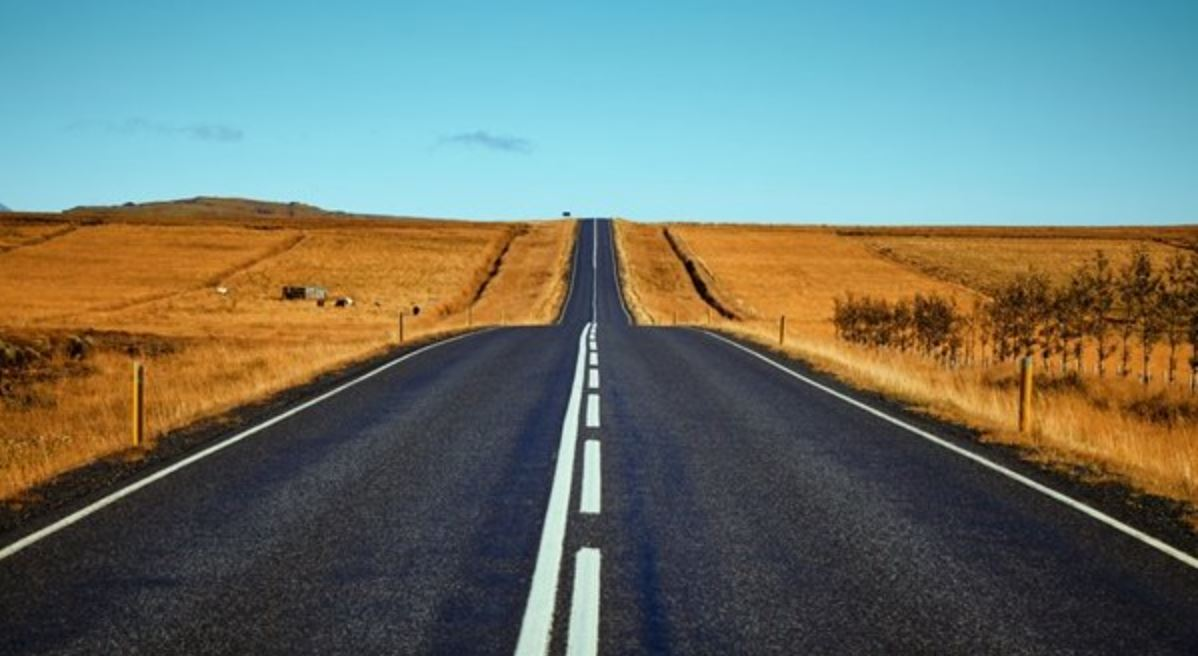
#> input picture Advanced Edge Detection and Transformation/road lane.jpg, 1198 x 656 px
$ jupyter execute Hough_Transform.ipynb
#> lines starting #> are read from the running program, lines starting #| are printed output that depends on the picture; after the words box and inside, x2 and y2 are one past the last pixel; in counts of white or black regions, pixels touching at a corner belong together
[cell 1]
import cv2
import numpy as np
# Hough Transform for lane detection


#function to convert read image
def read_image(image_path):
    """This function reads any image from a given path"""
#> called with image_path = 'road lane.jpg'
    image = cv2.imread(image_path)
#> image is the input picture: shape (656, 1198, 3); mean B, G, R 108.2, 117.9, 107.9
    return image

#function to convert BGR image to Gray
def gray_scale(image):
    converted_image = cv2.cvtColor(image,cv2.COLOR_BGR2GRAY)
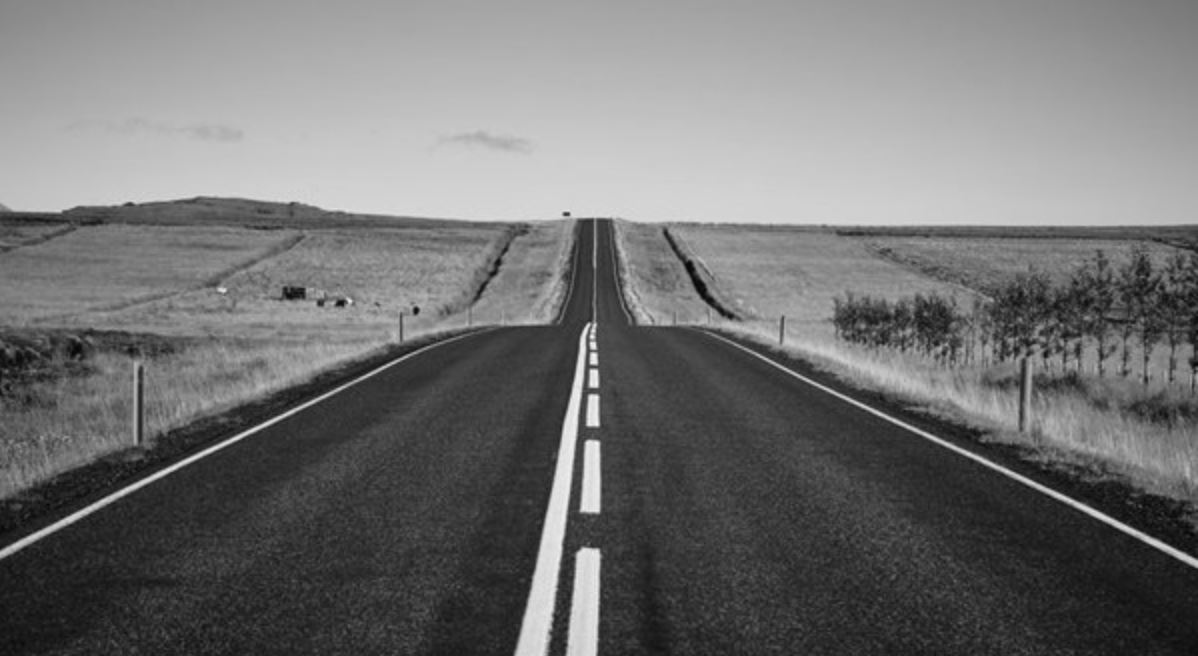
#> converted_image: shape (656, 1198); min 6, max 249, mean 113.8
    return converted_image

#function to apply Gaussian filter on Gray Image
def guassin_filter(image, kernel_dimensions):
#> called with kernel_dimensions = (5, 5)
    filtered_image = cv2.GaussianBlur(image, kernel_dimensions, 0)
    return filtered_image

#function to detect edges using Canny Edge Detector
def canny_edge_detector(image, lower_threshold, upper_threshold):
    canny_detected_edge = cv2.Canny(image, lower_threshold, upper_threshold)
    return canny_detected_edge


# [93 lines left out: functions ROI_polygon, ROI_masking, average_slope_intercept, get_coordinates, draw_lane_lines, not called in this run]


#To find hough lines using hough transformation
def hough_transformation(region_of_interest):
    image = cv2.convertScaleAbs(region_of_interest)
    return cv2.HoughLinesP(image, 1, np.pi/180, 50, None, 0, 1000)


dims = (5,5)
l_limit = 50
u_limit = 150
line_color = [0,0,255]
line_thickness = 12

image = read_image('road lane.jpg')
gray_image = gray_scale(image)
cv2.imshow('gray image',gray_image)
cv2.waitKey(0)

filtered_image = guassin_filter(image=gray_image, kernel_dimensions=dims)
cv2.imshow('filtered image',np.hstack((gray_image,filtered_image)))
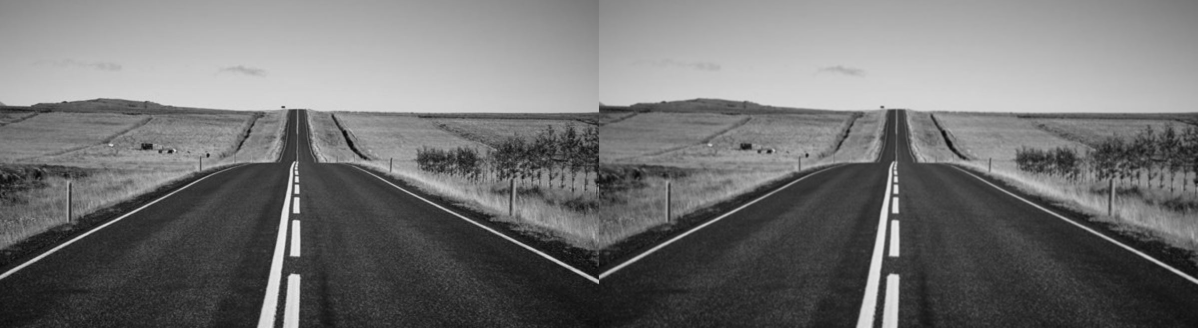
#> window 'filtered image': shape (656, 2396) (shown at 1/2 size); min 6, max 249, mean 113.8
cv2.waitKey(0)

edge_image = canny_edge_detector(image, lower_threshold=l_limit, upper_threshold=u_limit)
#> in canny_edge_detector, `canny_detected_edge = cv2.Canny(image, lower_threshold, upper_threshold)`:
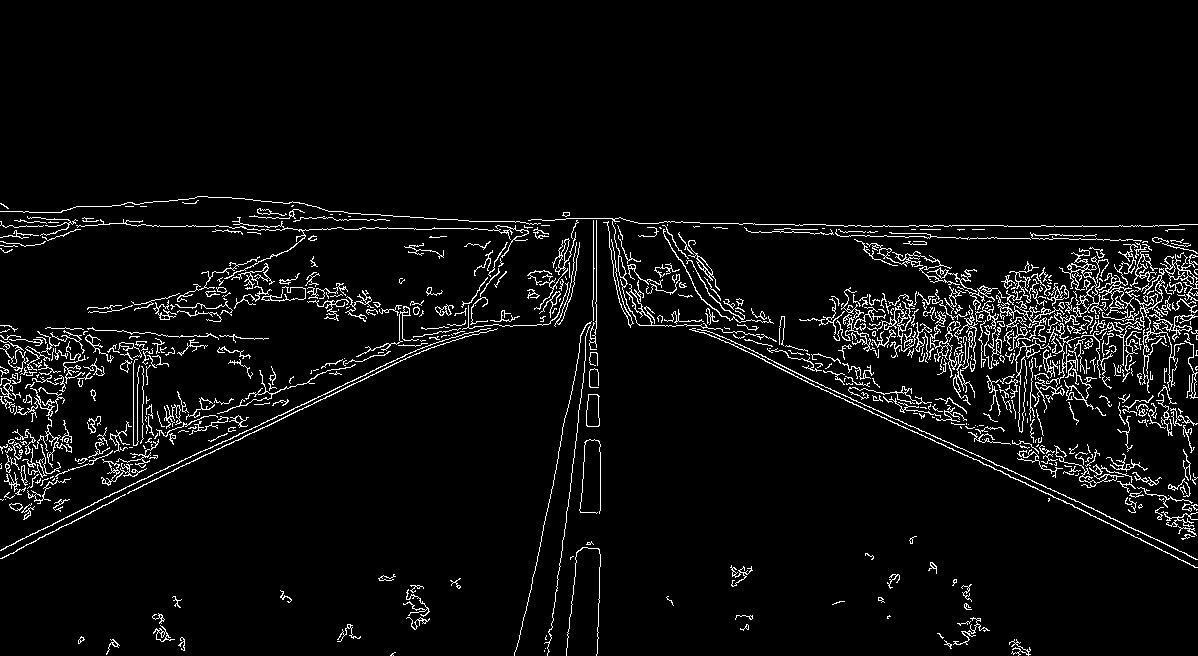
#> canny_detected_edge: shape (656, 1198); 4.8% white in thin lines or dots, all inside (x1, y1, x2, y2) = (0, 196, 1198, 656)
cv2.imshow('edge image',np.hstack((filtered_image, edge_image)))
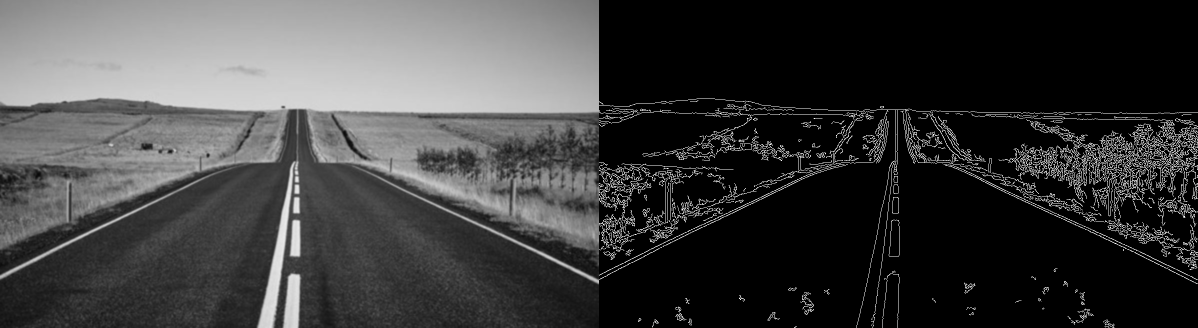
#> window 'edge image': shape (656, 2396) (shown at 1/2 size); min 0, max 255, mean 63
cv2.imshow('edge image',edge_image)
cv2.waitKey(0)

$ run again, with Advanced Edge Detection and Transformation/Nature.jpg copied over Advanced Edge Detection and Transformation/road lane.jpg
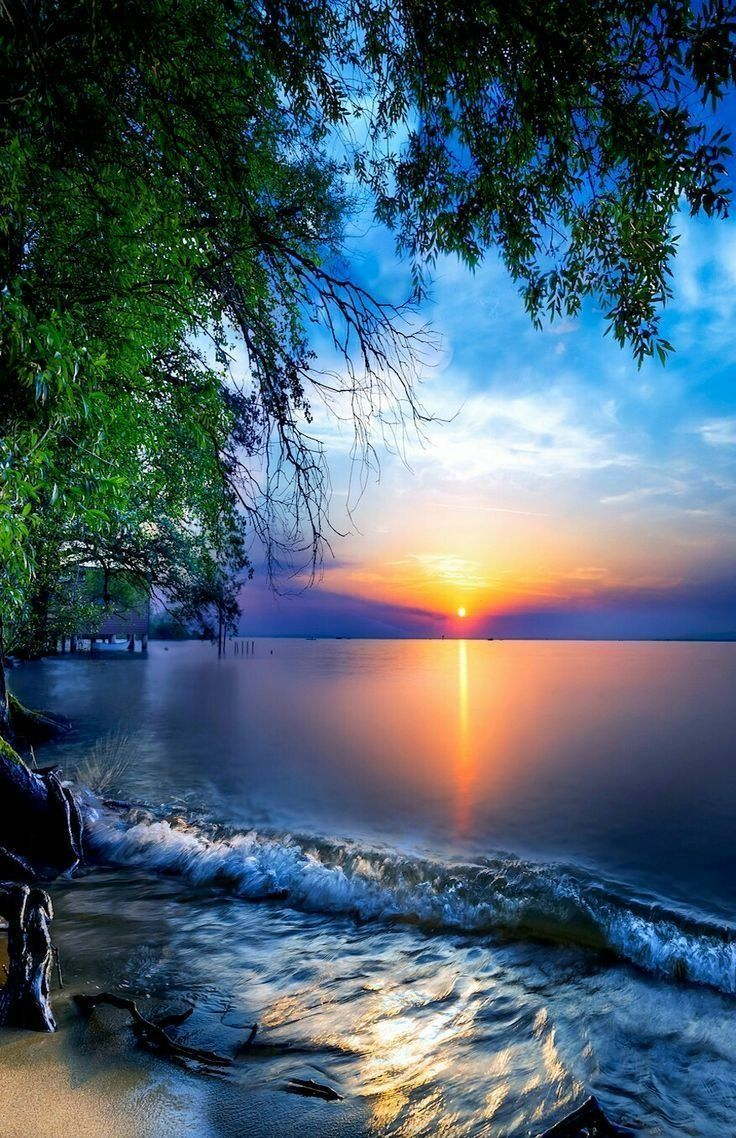
#> input picture Advanced Edge Detection and Transformation/Nature.jpg, 736 x 1138 px
#> in read_image, image is the input picture: shape (1138, 736, 3); mean B, G, R 110.3, 96.4, 76.3
#> in canny_edge_detector, `canny_detected_edge = cv2.Canny(image, lower_threshold, upper_threshold)`:
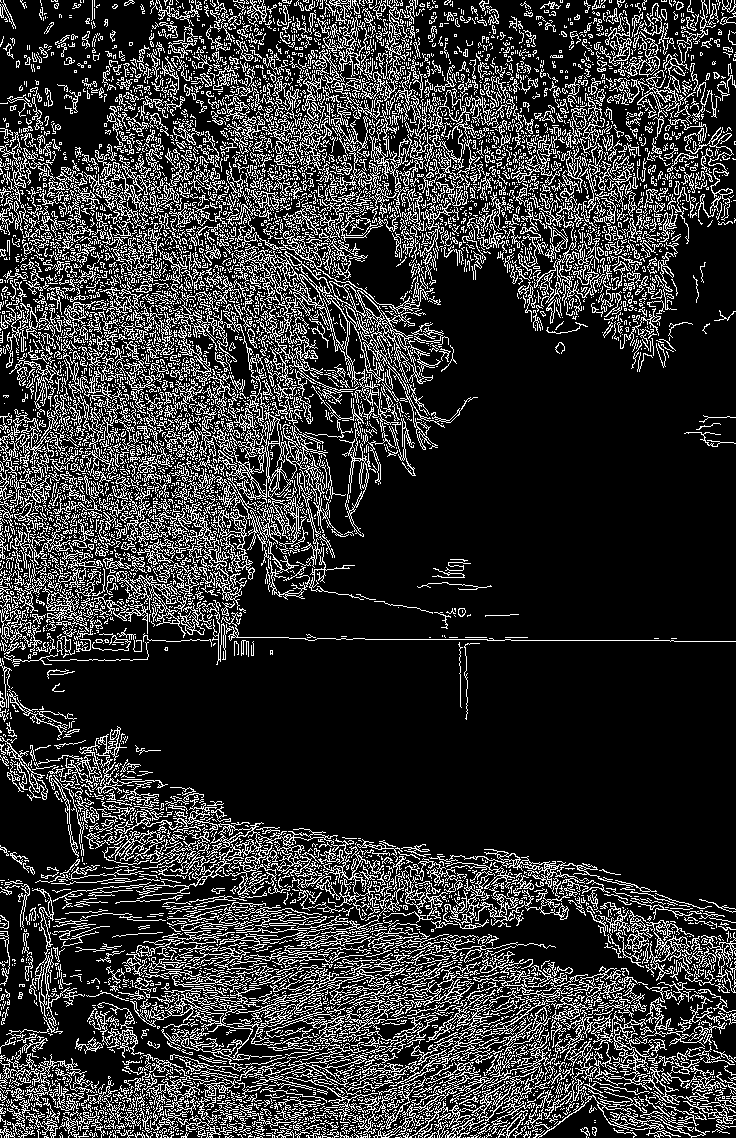
#> canny_detected_edge: shape (1138, 736); 20.1% white in thin lines or dots
#> `cv2.imshow('edge image',np.hstack((filtered_image, edge_image)))`:
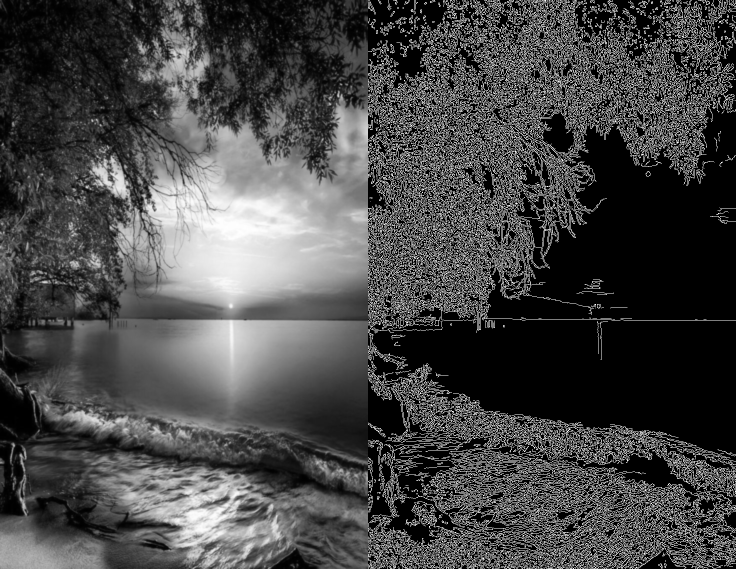
#> window 'edge image': shape (1138, 1472) (shown at 1/2 size); min 0, max 255, mean 71.6
